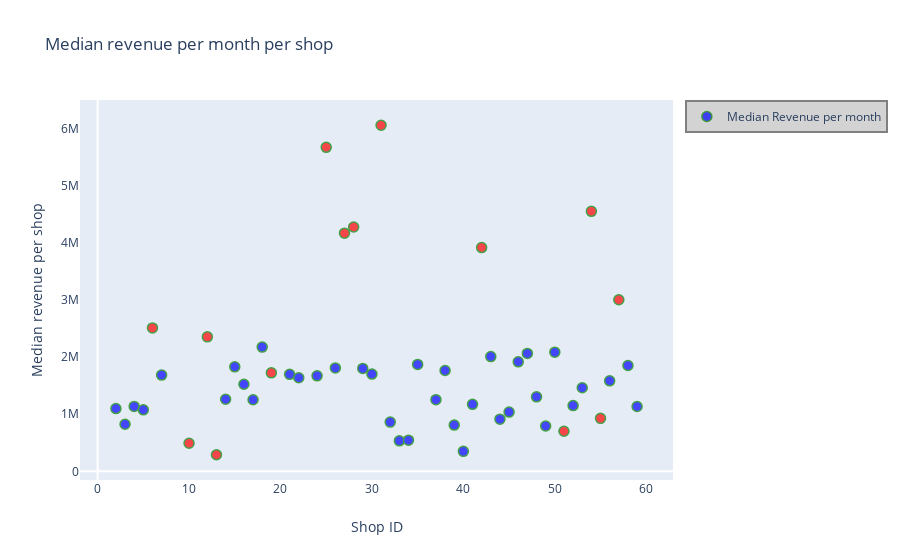

The notebook cell this image was saved under:
### Code cell
# scatter plot using one few features indepently to depict the clustering results//
# Plot data//
data = [go.Scatter(
    y = shop_df['median_revenue_per_month'],
    x = shop_df['shop_id'],
    name = 'Median Revenue per month',
    text = 'Median revenue per month',
    mode = 'markers',
    marker = dict(
        size = 10,
        color = shop_df['colour'],
        line = dict(
            width = 1.5,
            color = 'green'
        )
    ),
    opacity = 0.7
)]

# Create/Design layout for the plot
layout = dict(title = 'Median revenue per month per shop',
              yaxis = dict(title='Median revenue per shop',
                        showgrid=False,
                    ),
              xaxis = dict(title='Shop ID',
                        showgrid=False,
                    ),
              showlegend=True,
              legend=dict(bgcolor='lightgray',
                        bordercolor='gray',
                        borderwidth=2
                    )
             )

# Combine data and layout into a single figure
fig = dict(data=data, layout=layout)

# IPython notebook- plot
iplot(fig, filename='scatter-sentimentscore')

### Figure 1 — Plotly figure (JSON) as saved in the notebook; plotly's stock layout.template omitted (floating-point values rounded to 4 significant figures)
{"data": [{"marker": {"color": ["blue", "blue", "blue", "blue", "red", "blue", "red", "red", "red", "blue", "blue", "blue", "blue", "blue", "red", "blue", "blue", "blue", "red", "blue", "red", "red", "blue", "blue", "red", "blue", "blue", "blue", "blue", "blue", "blue", "blue", "blue", "blue", "red", "blue", "blue", "blue", "blue", "blue", "blue", "blue", "blue", "red", "blue", "blue", "red", "red", "blue", "red", "blue", "blue"], "line": {"color": "green", "width": 1.5}, "size": 10}, "mode": "markers", "name": "Median Revenue per month", "opacity": 0.7, "text": "Median revenue per month", "type": "scatter", "x": [2, 3, 4, 5, 6, 7, 10, 12, 13, 14, 15, 16, 17, 18, 19, 21, 22, 24, 25, 26, 27, 28, 29, 30, 31, 32, 33, 34, 35, 37, 38, 39, 40, 41, 42, 43, 44, 45, 46, 47, 48, 49, 50, 51, 52, 53, 54, 55, 56, 57, 58, 59], "y": [1099000.0, 823900.0, 1137000.0, 1077000.0, 2511000.0, 1685000.0, 490600.0, 2355000.0, 290000.0, 1261000.0, 1830000.0, 1524000.0, 1253000.0, 2175000.0, 1725000.0, 1698000.0, 1638000.0, 1672000.0, 5675000.0, 1811000.0, 4171000.0, 4279000.0, 1802000.0, 1703000.0, 6061000.0, 861500.0, 533300.0, 545100.0, 1873000.0, 1255000.0, 1766000.0, 810000.0, 349197, 1172515, 3919000.0, 2009000.0, 913840, 1037000.0, 1918000.0, 2065000.0, 1305000.0, 794400.0, 2086000.0, 702309, 1151000.0, 1464000.0, 4553000.0, 927300.0, 1585000.0, 3004000.0, 1854000.0, 1135000.0]}], "layout": {"legend": {"bgcolor": "lightgray", "bordercolor": "gray", "borderwidth": 2}, "showlegend": true, "title": {"text": "Median revenue per month per shop"}, "xaxis": {"showgrid": false, "title": {"text": "Shop ID"}}, "yaxis": {"showgrid": false, "title": {"text": "Median revenue per shop"}}}}
